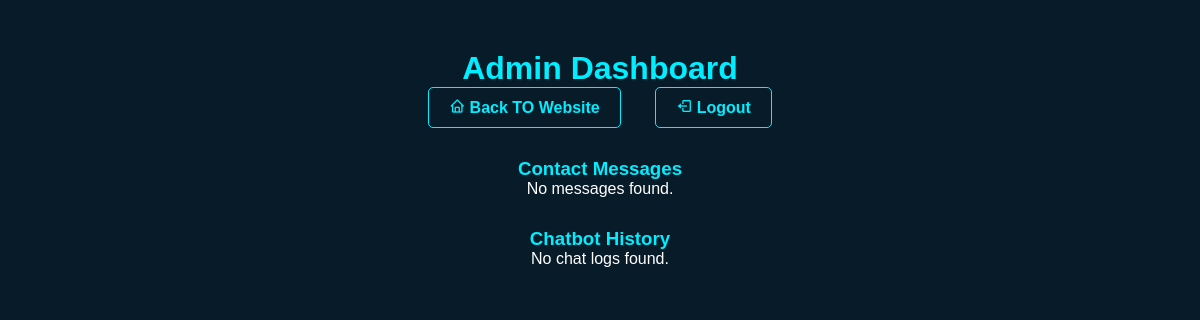
The app's page /admin/dashboard (signed in), older data.
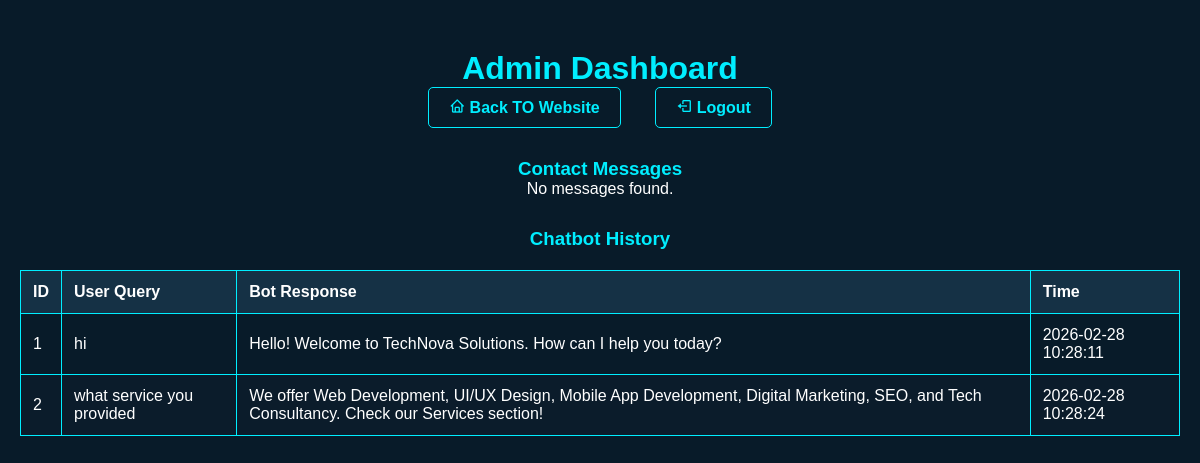
The same page, newer data.
### tables this page shows
CREATE TABLE chat_logs(
        id INTEGER PRIMARY KEY AUTOINCREMENT, 
        user_query TEXT NOT NULL, 
        bot_response TEXT NOT NULL, 
        timestamp TEXT NOT NULL);

### app.py (the view)
@app.route("/admin/dashboard")
@login_required(role='admin')
def admin_dashboard():
    conn = sqlite3.connect(DB_NAME)
    c = conn.cursor()
    c.execute("SELECT * FROM messages ORDER BY id ASC")
    messages = c.fetchall()
    c.execute("SELECT * FROM chat_logs ORDER BY id ASC")
    chats = c.fetchall()
    conn.close()
    return render_template("admin_messages.html", messages=messages, chats=chats, user=session.get('first_name'))

### app.py (called while the page is built)
def login_required(role=None):
    def decorator(f):
        @wraps(f)
        def decorated_function(*args, **kwargs):
            if 'user_id' not in session:
                flash("Please log in to access this page.", "error")
                return redirect(url_for('login'))
            if role and session.get('role') != role:
                flash("You do not have permission to access this page.", "error")
                return redirect(url_for('home'))
            return f(*args, **kwargs)
        return decorated_function
    return decorator

### templates/admin_messages.html (shortened to what this page needs)
<!DOCTYPE html>
<html lang="en">
<head>
  <link rel="stylesheet" href="{{ url_for('static', filename='style.css') }}">
  <link href="https://unpkg.com/boxicons@2.1.4/css/boxicons.min.css" rel="stylesheet" />
</head>
<body class="admin-page">
  <h1>Admin Dashboard</h1>
  <div class="admin-nav-links">
    <a href="{{ url_for('home') }}"><i class='bx bx-home'></i> Back TO  Website</a>
    <a href="{{ url_for('logout') }}"><i class='bx bx-log-out'></i> Logout</a>
  </div>
  <div class="table-container">
    <h3>Contact Messages</h3>
    {% if messages %}
    <table>
      <thead>
        <tr>
          <th>ID</th>
          <th>Name</th>
          <th>Email</th>
          <th>Subject</th>
          <th>Message</th>
          <th>Date</th>
        </tr>
      </thead>
      <tbody>
        {% for msg in messages %}
        <tr>
          <td>{{ msg[0] }}</td>
          <td>{{ msg[1] }}</td>
          <td>{{ msg[2] }}</td>
          <td>{{ msg[3] }}</td>
          <td>{{ msg[4] }}</td>
          <td>{{ msg[5] }}</td>
        </tr>
        {% endfor %}
      </tbody>
    </table>
    {% else %}
      <p class="empty-message">No messages found.</p>
    {% endif %}
  </div>
  <div class="table-container chat-table">
    <h3>Chatbot History</h3>
    {% if chats %}
    <table>
      <thead>
        <tr>
          <th>ID</th>
          <th>User Query</th>
          <th>Bot Response</th>
          <th>Time</th>
        </tr>
      </thead>
      <tbody>
        {% for chat in chats %}
        <tr>
          <td>{{ chat[0] }}</td>
          <td>{{ chat[1] }}</td>
          <td>{{ chat[2] }}</td>
          <td>{{ chat[3] }}</td>
        </tr>
        {% endfor %}
      </tbody>
    </table>
    {% else %}
      <p class="empty-message">No chat logs found.</p>
    {% endif %}
  </div>
</body>
</html>

### static/style.css (style rules this page uses)
* { margin: 0; padding: 0; box-sizing: border-box; scroll-behavior: smooth; font-family: "Poppins", sans-serif; }
:root { --bg-primary: #081b29; --bg-surface: #153145; --accent: #0ef; --text-primary: #fff; --danger: #ff4d4d; }
html { scroll-padding-top: 110px; }
body { color: var(--text-primary); background: var(--bg-primary); overflow-x: hidden; }
.admin-page { background: #081b29; color: #fff; font-family: "Poppins", sans-serif; padding: 20px; margin: 0; }
.admin-page h1, .admin-page h3 { color: #0ef; text-align: center; margin-top: 30px; }
.admin-page table { width: 100%; border-collapse: collapse; margin-top: 20px; margin-bottom: 40px; }
.admin-page th, .admin-page td { border: 1px solid #0ef; padding: 12px; text-align: left; }
.admin-page th { background-color: #153145; }
.admin-page tr:nth-child(even) { background-color: #0b1c2b; }
.admin-page .admin-nav-links { text-align: center; margin-bottom: 20px; opacity: 0; animation: slideTop 1s ease forwards; }
.admin-page .admin-nav-links a { color: #0ef; text-decoration: none; margin: 0 15px; font-weight: 700; padding: 10px 20px; border: 1px solid #0ef; border-radius: 5px; transition: 0.3s; display: inline-block; }
.admin-page .empty-message { text-align: center; }
.admin-page .chat-table { animation-delay: 0.6s; }

Row changes from the older to the newer data that the page shows:
added chat_logs: id "1", user_query "hi", bot_response "Hello! Welcome to TechNova Solutions. How can I help you today?", timestamp "2026-02-28 10:28:11"
added chat_logs: id "2", user_query "what service you provided", bot_response "We offer Web Development, UI/UX Design, Mobile App Development, Digital Marketing, SEO, and Tech Consultancy. Check our Services section!", timestamp "2026-02-28 10:28:24"
Text that changed along with them:
text no longer shown: "No chat logs found."
text now shown: "ID User Query Bot Response Time"
